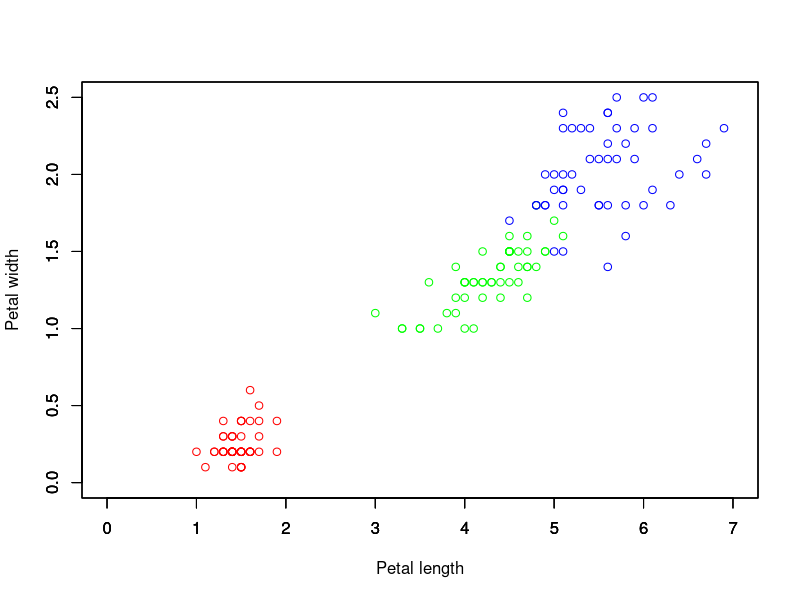
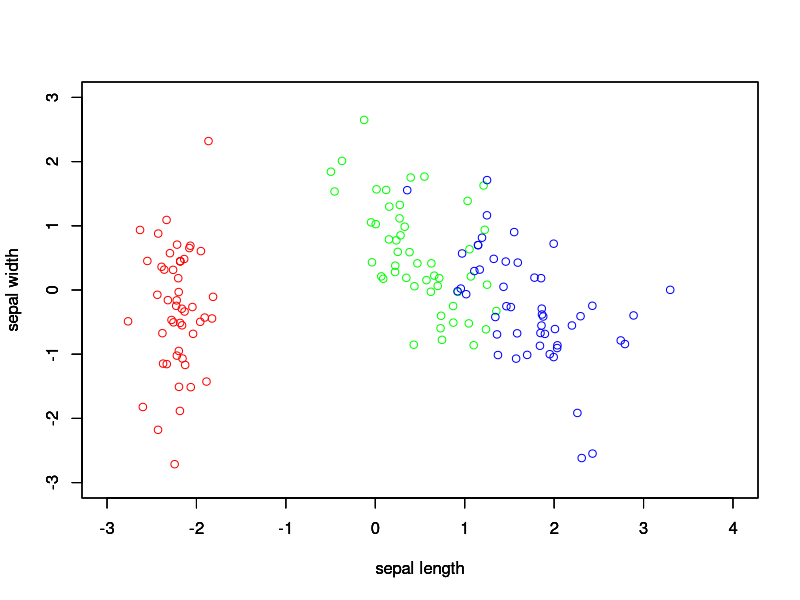

Write R code to recreate these figures, in order.

# Implementing PCA on IRIS dataset
# Karthikeya Bolla

# place iris.csv on Desktop and change the working directory to Desktop
setwd('/home/karthikeya/Desktop/')

# read the dataset
iris = read.csv('iris.csv')

# plot the data to understand how the distribution is
setosa = subset(iris, flower == "Iris-setosa")
virginica = subset(iris, flower == "Iris-virginica")
versicolor = subset(iris, flower == "Iris-versicolor")
plot(setosa$petal_length, setosa$petal_width, col = "red", xlim=c(0,7), ylim=c(0,2.5), xlab="Petal length", ylab="Petal width")
par(new = T)
plot(versicolor$petal_length, versicolor$petal_width, col = "green", xlim=c(0,7), ylim=c(0,2.5), xlab="", ylab="")
par(new = T)
plot(virginica$petal_length, virginica$petal_width, col = "blue", xlim=c(0,7), ylim=c(0,2.5), xlab="", ylab="")

# make a matrix out of iris data. To do this, lets remove column 'flower' from iris dataset
iris_df = subset(iris, select = c(1,2,3,4))

# standardize it i.e. for each column make mean = 0 and variance = 1, this is achieved by subracting mean of a column from each entry in the column and dividing each entry in that column by the column's standard deviation
iris_df$sepal_length = iris_df$sepal_length - mean(iris_df$sepal_length)
iris_df$sepal_width = iris_df$sepal_width - mean(iris_df$sepal_width)
iris_df$petal_length = iris_df$petal_length - mean(iris_df$petal_length)
iris_df$petal_width = iris_df$petal_width - mean(iris_df$petal_width)

iris_df$sepal_length = iris_df$sepal_length/sd(iris_df$sepal_length)
iris_df$sepal_width = iris_df$sepal_width/sd(iris_df$sepal_width)
iris_df$petal_length = iris_df$petal_length/sd(iris_df$petal_length)
iris_df$petal_width = iris_df$petal_width/sd(iris_df$petal_width)

# after standardizing, perform eigen-decomposition i.e. compute the eigen values and vectors of features (here there are 4 features)
# first obtain covariance matrix of features
cov_matrix = cov(iris_df) 
# compute eigen values and vectors
iris_eigen = eigen(cov_matrix)
# iris_eigen is a list, first element in the list is set of eigen values, second element in the list is set of eigen vectors
eigen_values = iris_eigen[1]
eigen_vectors = iris_eigen[2]

# I intend to transform iris dataset (which is 4D) into 2D space. I will choose the first two largest eigen values and construct the
# transformation matrix out of it. let's choose eigen vectors corresponding to first two largest 
# eigen values and these are our as principal components. Project the IRIS dataframe onto these eigen vectors
# and make a matrix of shape (4x2)
eigen_vectors = do.call(rbind, eigen_vectors)	# eigen_vectors now in matrix form
W = eigen_vectors[,1:2] 	                    # W is transformation matrix formed by first two columns (eigen_vectors)
class(iris_df)			                          # iris dataset is in data frame format
iris_matrix = data.matrix(iris_df)	          # converting it to matrix form
result = iris_matrix %*% W		                # after transformation

# let's label the flower names again
result = data.frame(result)		                # converting from matrix format to data frame format
result$flower = 0			                        # added new column 'flower' to result data frame
result$flower = iris$flower		                # mapping flower names of original dataset to result data frame
colnames(result)[1] = "principal_component_1"	# rename column-1 is result data frame to 'principal_component_1'
colnames(result)[2] = "principal_component_2"	# rename column-2 is result data frame to 'principal_component_2'

# plot the transformed data
setosa = subset(result, flower == "Iris-setosa")
virginica = subset(result, flower == "Iris-virginica")
versicolor = subset(result, flower == "Iris-versicolor")
plot(setosa$principal_component_1, setosa$principal_component_2, col = "red", xlim=c(-3,4), ylim=c(-3,3), xlab="sepal length", ylab="sepal width")
par(new = T)
plot(versicolor$principal_component_1, versicolor$principal_component_2, col = "green", xlim=c(-3,4), ylim=c(-3,3), xlab="sepal length", ylab="sepal width")
par(new = T)
plot(virginica$principal_component_1, virginica$principal_component_2, col = "blue", xlim=c(-3,4), ylim=c(-3,3), xlab="sepal length", ylab="sepal width")


# We can see that the transformed data plot matches the original data plot i.e. we see the same trend in 
# our new plot as we have seen in old plot. Red color indicates setosa, green indicates versicolor, blue indicates virginica



